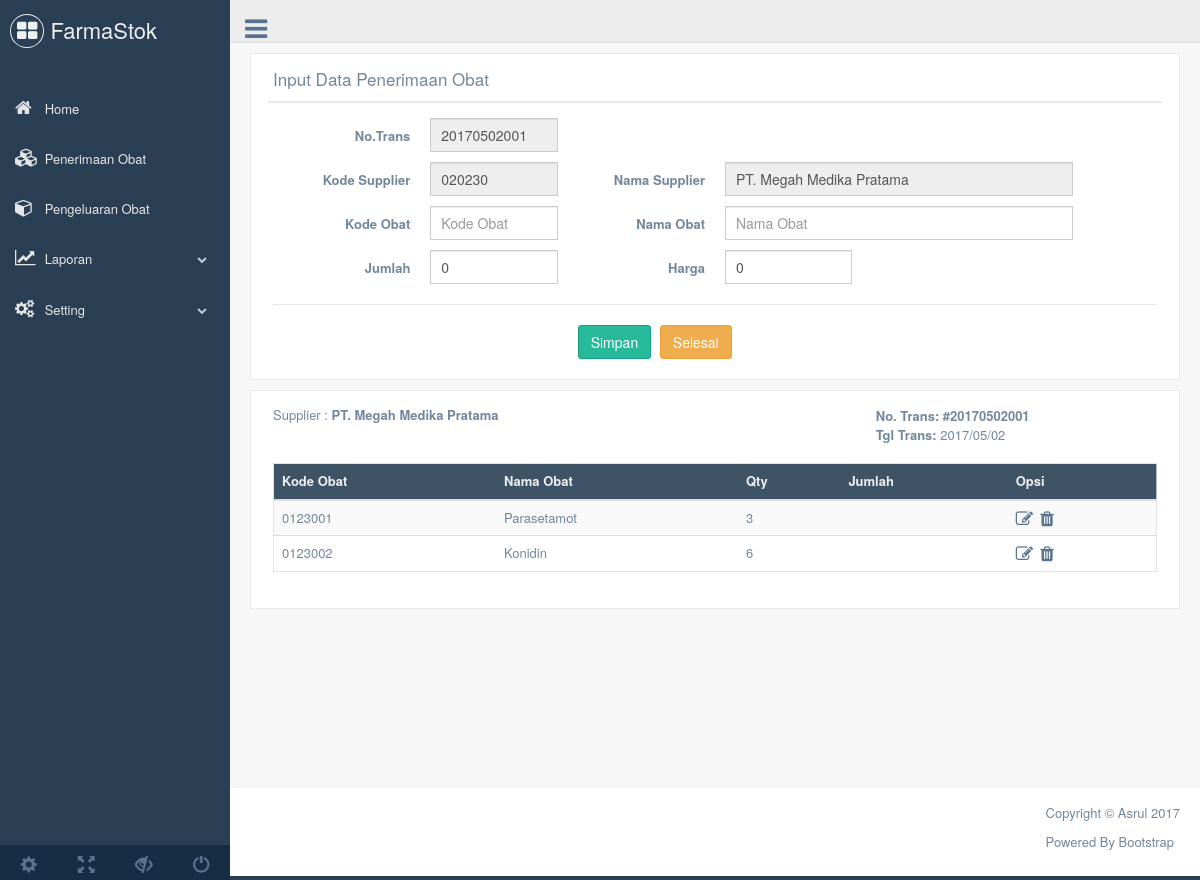
The app's page /transobatin.php?kdtrans=20170502001 (signed in), older data.
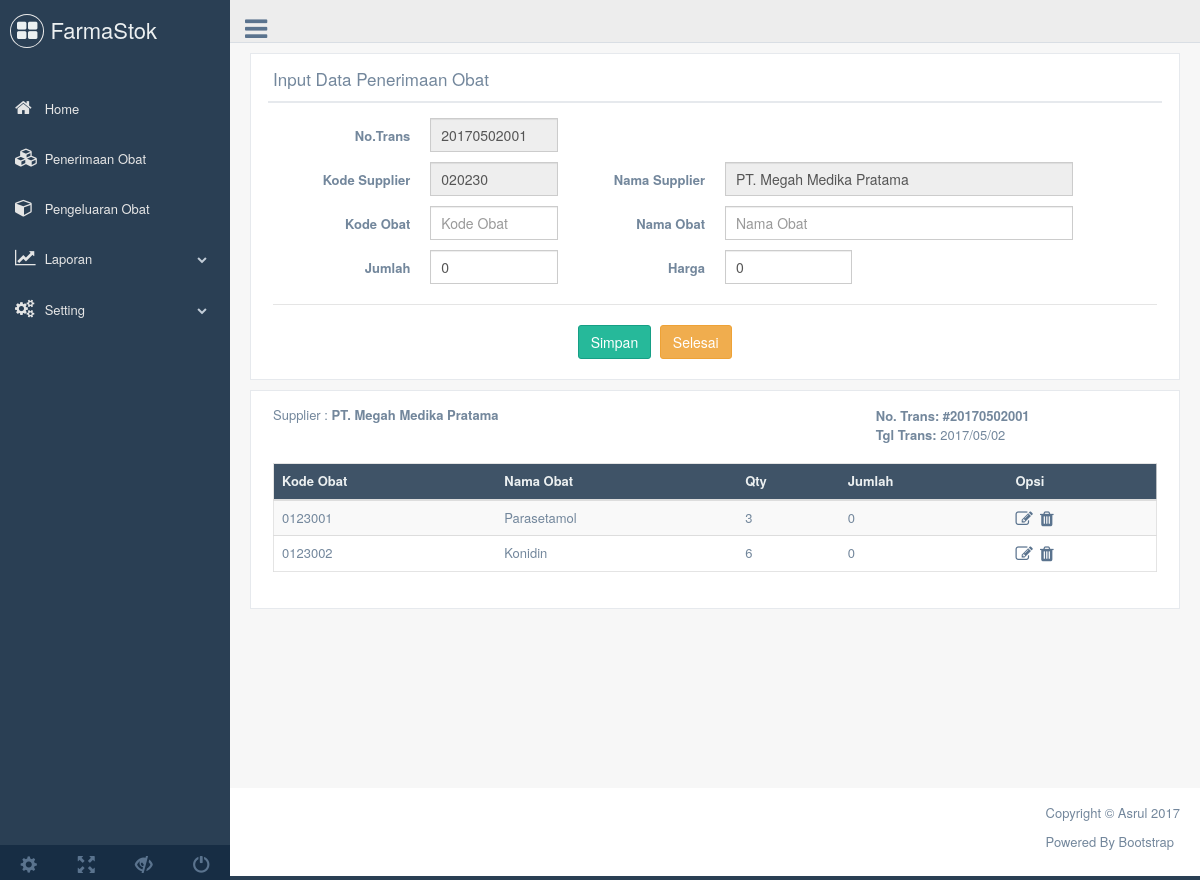
The same page, newer data.
### tables this page shows
CREATE TABLE `tobatin` (
  `id` int(11) NOT NULL,
  `kdtrans` varchar(15) NOT NULL,
  `kdsupp` varchar(15) NOT NULL,
  `tgltrans` date NOT NULL,
  `kdobat` varchar(15) NOT NULL,
  `qty` int(11) NOT NULL,
  `hbeli` int(11) NOT NULL,
  `keluar` int(6) NOT NULL,
  `sisa` int(6) NOT NULL,
  `stat` varchar(10) NOT NULL
);

CREATE TABLE `tobat` (
  `id` int(11) NOT NULL,
  `kdobat` varchar(15) NOT NULL,
  `nmobat` varchar(30) NOT NULL,
  `satuan` varchar(15) NOT NULL,
  `limitstok` int(3) NOT NULL,
  `hbeli` float NOT NULL,
  `hjual` float NOT NULL
);

### transobatin.php (the view, shortened to what this page needs)
<!DOCTYPE html>
<html lang="en">
<?php include('head.php');
$kdtrans = $kdsupp = $nmsupp = $almsupp = $kdobat = $nmobat = $edit = $onlyread = $hide ='' ;
$qty=$hrg=0;
function getsession(){
    $kdtrans=$_SESSION['kdtrans'];
    $kdsupp=$_SESSION['kdsupp'];
    $nmsupp=$_SESSION['nmsupp'];
}
if($_SERVER['REQUEST_METHOD'] === "POST"){
    if(isset($_POST['new'])) {
    	if (isset($_SESSION['kdtrans'])){
	       getsession();
        }else {
			$kdtrans=newtrans();
		}
	} else {
		if(isset($_POST['edit'])) $edit = $_POST['edit'];
        if(isset($_POST['kdtrans'])) $kdtrans=$_POST['kdtrans'];
        if(isset($_POST['kdsupp'])) $kdsupp = cek_input ($_POST['kdsupp']);
        if(isset($_POST['nmsupp'])) $nmsupp = cek_input ($_POST['nmsupp']);
		if(isset($_POST['almsupp'])) $almsupp = cek_input($_POST['almsupp']);
        if(isset($_POST['kdobat'])) $kdobat = cek_input($_POST['kdobat']);
        if (isset($_POST['nmobat'])) $nmobat = cek_input($_POST['nmobat']);
        if (isset($_POST['qty'])) $qty = cek_input ($_POST['qty']);
        if (isset($_POST['hrg'])) $hrg = cek_input ($_POST['hrg']);
        if($kdtrans!='' && $kdsupp!='' && $nmsupp!='' && $kdobat!='' && $nmobat!='' && $qty>0 && $hrg>0){
        	if ($edit !=''){
				$sql = "update tobatin set kdsupp='$kdsupp', kdobat='$kdobat', qty='$qty', hbeli='$hrg' where id='$edit'";
                $db->query($sql);
			}else {
				$sql="INSERT INTO `tobatin` (`kdtrans`, `kdsupp`, `tgltrans`, `kdobat`, `qty`, `hbeli`) values ('$kdtrans', '$kdsupp', CURRENT_DATE, '$kdobat', '$qty', '$hrg') ON DUPLICATE KEY UPDATE qty = qty+$qty, hbeli='$hrg'";
                $db->query($sql);
			}
			setsession();
            pesan();
        }
	}
}else {
	if(isset($_GET['kdtrans']) && $_GET['kdtrans'] !=''){
        $kdtrans=cek_input($_GET['kdtrans']);
		$sql="SELECT tsupp.* FROM tsupp INNER JOIN tobatin ON tsupp.kdsupp = tobatin.kdsupp  WHERE kdtrans ='$kdtrans' GROUP BY kdtrans";
		$result=$db->query($sql);
		if ($result->num_rows == 1){
			$row=$result->fetch_array(MYSQLI_ASSOC);
			$kdsupp=$row['kdsupp'];
			$nmsupp=$row['nmsupp'];
			$almsupp=$row['almsupp'];
		}
    } else if(isset($_GET['edit']) && $_GET['edit'] != ''){
        $edit = cek_input($_GET['edit']);
        $sql="select tobat.kdobat, nmobat, tobat.hbeli, qty from tobatin inner join tobat on tobatin.kdobat=tobat.kdobat where tobatin.id='$edit'";
        $result=$db->query($sql);
        if($result->num_rows == 1){
            $row = $result->fetch_array(MYSQLI_ASSOC);
            $kdobat=$row['kdobat'];
            $nmobat=$row['nmobat'];
            $qty=$row['qty'];
            $hrg=$row['hrg'];
		}
    } elseif (isset ($_GET['hapus']) && $_GET['hapus'] !='') {
        $hapus= cek_input($_GET['hapus']);
        $sql="delete from tobatin where id = '$hapus'";
        $db->query($sql);
        pesan();
    } else if (isset($_GET['selesai']) && $_GET['selesai'] = true){
        unsetsession();
        header('location:obatin.php');
    }
}
if (isset($_SESSION['kdsupp']) && $_SESSION['kdsupp']!=''){
	$onlyread='readonly';
}
?>
 <body class="nav-md">
<div class="container body">
    <div class="main_container">
<?php
	include('topnav.php');
	include('sidemenu.php');
?>
    <div class="right_col" role="main">
        <div class="">
            <div class="row">
              <div class="col-md-12 col-sm-12 col-xs-12">
                <div class="x_panel">
                  <div class="x_title">
                    <h2>Input Data Penerimaan Obat</h2>
                    <div class="clearfix"></div>
                  </div>
                  <div class="x_content">
                      <form data-parsley-validate class="form-horizontal form-label-left" action="transobatin.php" method="post">
                      <div class="form-group">
                        <label class="control-label col-md-2 col-sm-2 col-xs-12" for="kdtrans">No.Trans</label>
                        <div class="col-md-2 col-sm-2 col-xs-12">
                          <input type="text" id="kdtrans" name="kdtrans" required="required" class="form-control col-md-12" value="<?=$kdtrans;?>" readonly/>
                        </div>
                      </div>
                      <div class="form-group">
                        <label class="control-label col-md-2 col-sm-2 col-xs-12" for="kdsupp">Kode Supplier</label>
                        <div class="col-md-2 col-sm-2 col-xs-12">
                            <input type="text" id="kdsupp" name="kdsupp" data-type="kd_supp" class="form-control col-md-12 autocomplete_txt" required="required" placeholder="Kode Supplier" value="<?=$kdsupp;?>" <?=$onlyread;?> autocomplete="off"/>
                        </div>
                        <label class="control-label col-md-2 col-sm-2 col-xs-12" for="nmsupp">Nama Supplier</label>
                        <div class="col-md-5 col-sm-5 col-xs-12">
                            <input type="text" id="nmsupp" name="nmsupp" data-type="nm_supp" class="form-control col-md-12 autocomplete_txt" required="required" placeholder="Nama supplier" value="<?=$nmsupp;?>" <?=$onlyread;?> autocomplete="off"/>
                        </div>
                      </div>
                      <div class="form-group">
                        <label class="control-label col-md-2 col-sm-2 col-xs-12" for="kdobat">Kode Obat</label>
                        <div class="col-md-2 col-sm-2 col-xs-12">
                            <input type="text" id="kdobat" name="kdobat" data-type="kd_obat" class="form-control col-md-12 autocomplete_txt" required="required" placeholder="Kode Obat" value="<?=$kdobat;?>" autocomplete="off"/>
                        </div>
                        <label class="control-label col-md-2 col-sm-2 col-xs-12" for="nmobat">Nama Obat</label>
                        <div class="col-md-5 col-sm-5 col-xs-12">
                            <input type="text" id="nmobat" name="nmobat" data-type="nm_obat" class="form-control col-md-12 autocomplete_txt" required="required" placeholder="Nama Obat" value="<?=$nmobat;?>" autocomplete="off"/>
                        </div>
                      </div>
                      <div class="form-group">
                        <label class="control-label col-md-2 col-sm-2 col-xs-12" for="qty">Jumlah</label>
                        <div class="col-md-2 col-sm-2 col-xs-12">
                            <input type="number" id="qty" name="qty" class="form-control col-md-12" required="required" value="<?=$qty;?>" />
                        </div>
                        <label class="control-label col-md-2 col-sm-2 col-xs-12" for="hrg">Harga</label>
                        <div class="col-md-2 col-sm-2 col-xs-12">
                            <input type="number" id="hrg" name="hrg" class="form-control col-md-12" required="required" value="<?=$hrg;?>" />
                        </div>
                      </div>
                      <div class="ln_solid"></div>
                      <div class="form-group">
                        <div class="col-md-6 col-sm-6 col-xs-12 col-md-offset-4">
                          <button type="submit" class="btn btn-success"><?=$edit ? 'Update' : 'Simpan';?></button>
                          <a href="transobatin.php?selesai=true" class="btn btn-warning">Selesai</a>
                        </div>
                      </div>
                    </form>
                  </div>
                </div>
              </div>
            </div>
            <div class="row">
                <div class="col-md-12 col-sm-12 col-xs-12">
                    <div class="x_panel">
                        <div class="x_content">
                          <section class="content invoice">
                            <div class="row invoice-info">
                                <div class="col-sm-4 invoice-col">
                                  <address>
                                      Supplier : <strong><?=$nmsupp;?></strong>
                                      <br><?=$almsupp?>
                                  </address>
                                </div>
                                <div class="col-sm-4 invoice-col">
                                </div>
                                <div class="col-sm-4 invoice-col">
                                  <b>No. Trans: #<?=$kdtrans;?></b><br />
                                  <b>Tgl Trans: </b><?=date_format(date_create(substr($kdtrans, 0, 8)),"Y/m/d");?> <br /><br />
                                </div>
                            </div>
                             <div class="table-responsive">
                                <table class="table table-striped jambo_table bulk_action">
                                <thead>
                                <tr class="headings">
                                  <th class="column-title">Kode Obat</th>
                                  <th class="column-title">Nama Obat</th>
                                  <th class="column-title">Qty</th>
                                  <th class="column-title">Jumlah</th>
                                  <th class="column-title">Opsi</th>
                                </tr>
                                </thead>
                                <tbody>
                                    <?php
                                    $sql="SELECT tobatin.id, tobatin.kdobat, qty, (qty*tobatin.hbeli) as jml, tobat.nmobat FROM tobatin INNER JOIN tobat on tobatin.kdobat=tobat.kdobat WHERE kdtrans='$kdtrans'";
                                    $result=$db->query($sql);
                                    if ($result){
                                        while ($row = $result->fetch_array(MYSQLI_ASSOC)){
                                            $id=$row['id']; ?>
                                    <tr>
                                        <td><?=$row['kdobat'];?></td>
                                        <td><?=$row['nmobat'];?></td>
                                        <td><?=$row['qty'];?></td>
                                        <td><?=$row['jml'];?></td>
                                        <td><a href="transobatin.php?edit=<?=$id;?>" data-toggle="tooltip" title="Edit"><i class="fa fa-edit fa-lg"></i></a>&nbsp;
                                            <a href="transobatin.php?hapus=<?=$id;?>" data-toggle="tooltip" title="Hapus" onClick="return confirm('Yakin menghapus data tersebut?')"><i class="fa fa-trash fa-lg"></i></a>
                                        </td>
                                    </tr>
                                        <?php }
                                    }
                                    ?>
                                </tbody>
                              </table>
                            </div>
                          </section>
                        </div>
                    </div>
                </div>
            </div>
        </div>
    </div>
            <?php include('footer.php'); ?>
    </div>
</div>
</body>
</html>

### head.php (shortened to what this page needs)
<head>
	<link href="vendors/jquery/dist/jquery-ui.min.css" rel="stylesheet">
    <link href="vendors/bootstrap/dist/css/bootstrap.min.css" rel="stylesheet">
    <link href="vendors/font-awesome/css/font-awesome.min.css" rel="stylesheet">
    <link href="css/custom.min.css" rel="stylesheet">
  </head>

### topnav.php
<div class="top_nav">
  <div class="nav_menu">
    <nav>
      <div class="nav toggle">
        <a id="menu_toggle"><i class="fa fa-bars"></i></a>
      </div>
    </nav>
  </div>
</div>

### sidemenu.php (shortened to what this page needs)
<div class="col-md-3 left_col menu_fixed">
  <div class="left_col scroll-view">
	<div class="navbar nav_title" style="border: 0;">
	  <a href="index.php" class="site_title"><i class="fa fa-th-large"></i> <span>FarmaStok</span></a>
	</div>
	<br />
	<div id="sidebar-menu" class="main_menu_side hidden-print main_menu">
	  <div class="menu_section">
		<ul class="nav side-menu">
		  <li><a href="index.php"><i class="fa fa-home"></i> Home </a> </li>
		  <li><a href="obatin.php"><i class="fa fa-cubes"></i> Penerimaan Obat</a></li>
		  <li><a href="obatout.php"><i class="fa fa-cube"></i> Pengeluaran Obat</a></li>
		  <li><a><i class="fa fa-line-chart"></i> Laporan <span class="fa fa-chevron-down"></span></a>
		  </li>
		  <li><a><i class="fa fa-cogs"></i> Setting <span class="fa fa-chevron-down"></span></a>
		  </li>
		</ul>
	  </div>
	</div>
	<div class="sidebar-footer hidden-small">
	  <a data-toggle="tooltip" data-placement="top" title="Settings">
		<span class="glyphicon glyphicon-cog" aria-hidden="true"></span>
	  </a>
	  <a data-toggle="tooltip" data-placement="top" title="FullScreen">
		<span class="glyphicon glyphicon-fullscreen" aria-hidden="true"></span>
	  </a>
	  <a data-toggle="tooltip" data-placement="top" title="Lock">
		<span class="glyphicon glyphicon-eye-close" aria-hidden="true"></span>
	  </a>
	  <a data-toggle="tooltip" data-placement="top" title="Logout" href="logout.php">
		<span class="glyphicon glyphicon-off" aria-hidden="true"></span>
	  </a>
	</div>
  </div>
</div>

### footer.php
<footer>
  <div class="pull-right">
	<p>Copyright &copy; Asrul 2017</p>
	<p>Powered By Bootstrap</p>
  </div>
  <div class="clearfix"></div>
</footer>

Row changes from the older to the newer data that the page shows:
removed tobatin: kdobat "0123001", tobat.nmobat "Parasetamot", qty "3"
removed tobatin: kdobat "0123002", tobat.nmobat "Konidin", qty "6"
added tobatin: kdobat "0123001", tobat.nmobat "Parasetamol", qty "3", jml "0"
added tobatin: kdobat "0123002", tobat.nmobat "Konidin", qty "6", jml "0"
